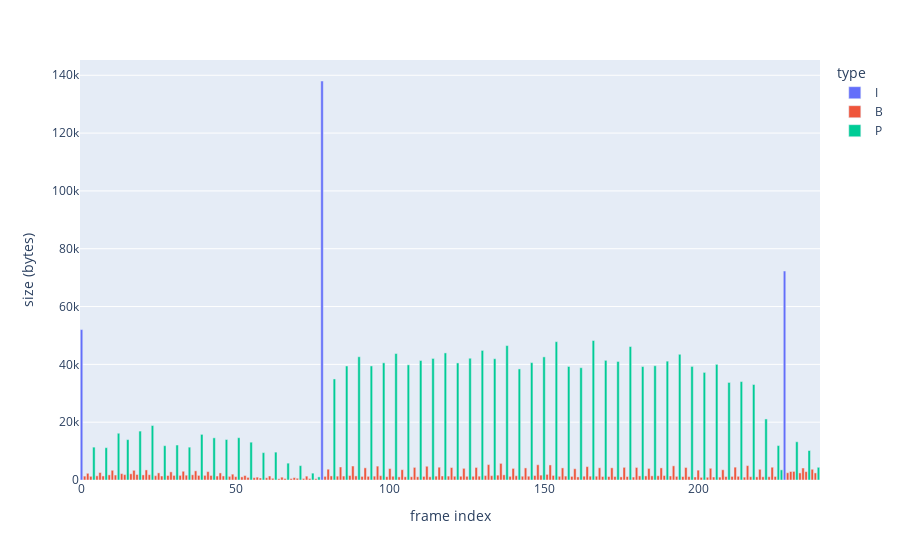

Notebook cell for this chart:
### Code cell
# Plot an interactive visualization of the frame size of the input video.

output=!ffprobe -hide_banner -v error -select_streams v:0 -show_frames {input_file}
    
import pandas as pd
import numpy as np

def parseOutput(output_lines):
    frames = []
    current_frame = {}
    for line in output_lines:
        if line == '[/FRAME]':
            frames.append(current_frame)
            current_frame = {}
        elif line != '[FRAME]':
            pair = line.split('=')
            current_frame[pair[0]] = pair[1]
    return frames

def countByFrameType(frames):
    count = {}
    for frame in frames:
        t = frame['pict_type']
        count[t] = (count[t] + 1) if t in count else 1
    return count

def toPandasDf(frames): 
    dict_obj = {
        'frame index': range(len(frames)),
        'size (bytes)': [int(f['pkt_size']) for f in frames],
        'type': [f['pict_type'] for f in frames]
    }

    return pd.DataFrame.from_dict(dict_obj)

frames = parseOutput(output)

import plotly.express as px
framesize_df = toPandasDf(frames)

fig = px.bar(framesize_df, x="frame index", y="size (bytes)", color="type")
fig.show()

### Figure 1 — Plotly figure (JSON) as saved in the notebook; plotly's stock layout.template omitted (floating-point values rounded to 4 significant figures; data arrays with more than 128 entries replaced by an {"elided": "..."} marker saying what was removed)
{"data": [{"alignmentgroup": "True", "hovertemplate": "type=I<br>frame index=%{x}<br>size (bytes)=%{y}<extra></extra>", "legendgroup": "I", "marker": {"color": "#636efa"}, "name": "I", "offsetgroup": "I", "orientation": "v", "showlegend": true, "textposition": "auto", "type": "bar", "x": [0, 78, 228], "xaxis": "x", "y": [52036, 138019, 72284], "yaxis": "y"}, {"alignmentgroup": "True", "hovertemplate": "type=B<br>frame index=%{x}<br>size (bytes)=%{y}<extra></extra>", "legendgroup": "B", "marker": {"color": "#EF553B"}, "name": "B", "offsetgroup": "B", "orientation": "v", "showlegend": true, "textposition": "auto", "type": "bar", "x": {"elided": "176 int values"}, "xaxis": "x", "y": {"elided": "176 int values"}, "yaxis": "y"}, {"alignmentgroup": "True", "hovertemplate": "type=P<br>frame index=%{x}<br>size (bytes)=%{y}<extra></extra>", "legendgroup": "P", "marker": {"color": "#00cc96"}, "name": "P", "offsetgroup": "P", "orientation": "v", "showlegend": true, "textposition": "auto", "type": "bar", "x": [4, 8, 12, 15, 19, 23, 27, 31, 35, 39, 43, 47, 51, 55, 59, 63, 67, 71, 75, 77, 82, 86, 90, 94, 98, 102, 106, 110, 114, 118, 122, 126, 130, 134, 138, 142, 146, 150, 154, 158, 162, 166, 170, 174, 178, 182, 186, 190, 194, 198, 202, 206, 210, 214, 218, 222, 226, 227, 232, 236, 239], "xaxis": "x", "y": [11370, 11184, 16168, 13964, 16923, 18842, 11865, 12097, 11356, 15780, 14583, 13999, 14630, 13082, 9466, 9642, 5828, 4968, 2371, 1077, 34951, 39437, 42629, 39447, 40539, 43735, 39841, 41330, 42047, 43961, 40496, 42114, 44824, 41948, 46491, 38426, 40606, 42589, 47850, 39269, 38843, 48245, 41385, 41000, 46160, 39243, 39520, 41113, 43481, 39284, 37215, 39998, 33741, 34041, 33034, 21118, 11906, 3511, 13225, 10195, 4390], "yaxis": "y"}], "layout": {"barmode": "relative", "legend": {"title": {"text": "type"}, "tracegroupgap": 0}, "margin": {"t": 60}, "xaxis": {"anchor": "y", "domain": [0, 1], "title": {"text": "frame index"}}, "yaxis": {"anchor": "x", "domain": [0, 1], "title": {"text": "size (bytes)"}}}}
